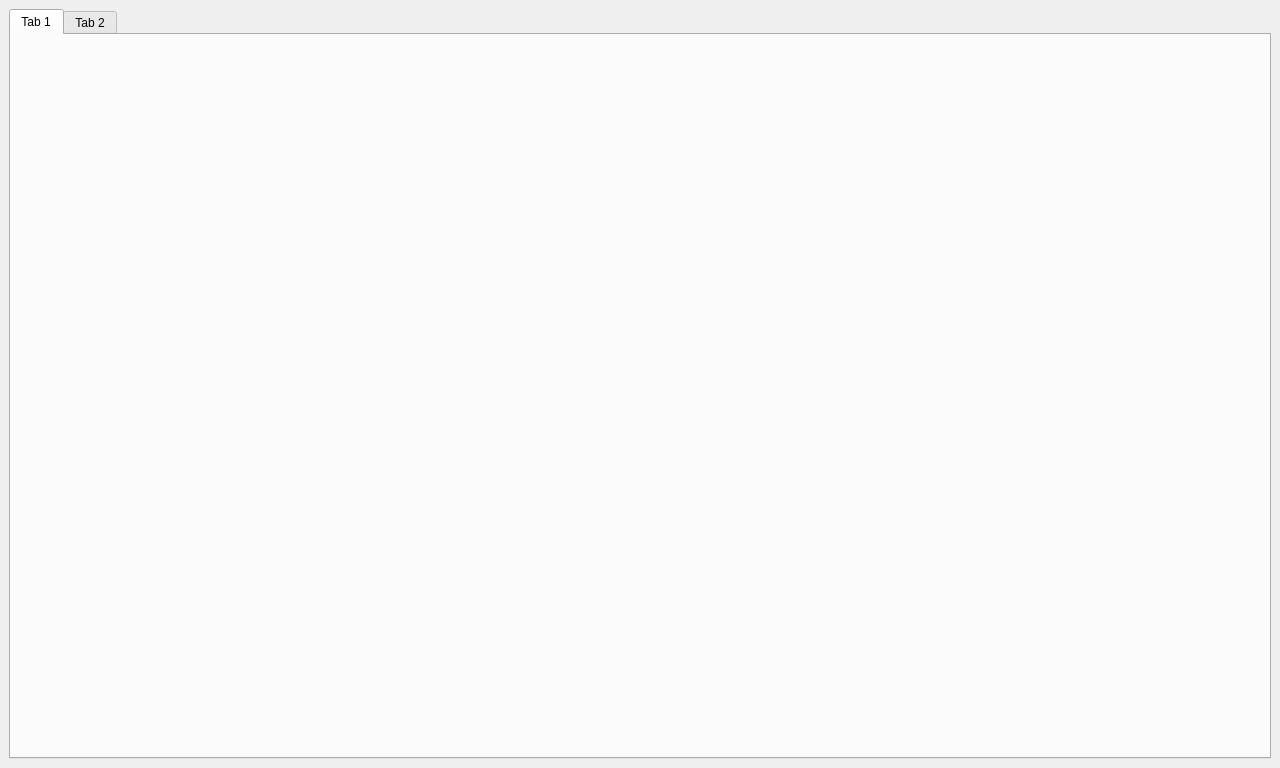
<?xml version="1.0" encoding="UTF-8"?>
<ui version="4.0">
 <class>MainWindow</class>
 <widget class="QMainWindow" name="MainWindow">
  <property name="geometry">
   <rect>
    <x>0</x>
    <y>0</y>
    <width>1280</width>
    <height>768</height>
   </rect>
  </property>
  <property name="windowTitle">
   <string>MainWindow</string>
  </property>
  <widget class="QWidget" name="centralwidget">
   <layout class="QGridLayout" name="gridLayout">
    <item row="0" column="0">
     <widget class="QTabWidget" name="tabWidget">
      <widget class="QWidget" name="tab">
       <attribute name="title">
        <string>Tab 1</string>
       </attribute>
      </widget>
      <widget class="QWidget" name="tab_2">
       <attribute name="title">
        <string>Tab 2</string>
       </attribute>
      </widget>
     </widget>
    </item>
   </layout>
  </widget>
 </widget>
 <resources/>
 <connections/>
</ui>
